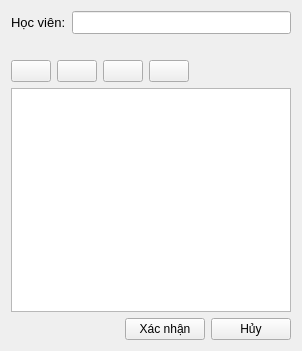
<?xml version="1.0" encoding="UTF-8"?>
<ui version="4.0">
 <class>StudentWidget</class>
 <widget class="QWidget" name="StudentWidget">
  <property name="geometry">
   <rect>
    <x>0</x>
    <y>0</y>
    <width>302</width>
    <height>351</height>
   </rect>
  </property>
  <property name="windowTitle">
   <string>StudentWidget</string>
  </property>
  <layout class="QGridLayout" name="gridLayout_2">
   <item row="0" column="0">
    <layout class="QGridLayout" name="gridLayout">
     <item row="0" column="0">
      <widget class="QLabel" name="studentLbl">
       <property name="font">
        <font>
         <pointsize>10</pointsize>
        </font>
       </property>
       <property name="text">
        <string>Học viên:</string>
       </property>
      </widget>
     </item>
     <item row="0" column="1">
      <widget class="QLineEdit" name="studentLedr">
       <property name="font">
        <font>
         <pointsize>10</pointsize>
        </font>
       </property>
      </widget>
     </item>
     <item row="1" column="1">
      <layout class="QHBoxLayout" name="horizontalLayout_3">
       <item>
        <widget class="QLabel" name="actionNameLbl">
         <property name="font">
          <font>
           <weight>75</weight>
           <bold>true</bold>
          </font>
         </property>
         <property name="text">
          <string/>
         </property>
        </widget>
       </item>
       <item>
        <widget class="QLabel" name="messageLbl">
         <property name="sizePolicy">
          <sizepolicy hsizetype="Expanding" vsizetype="Preferred">
           <horstretch>0</horstretch>
           <verstretch>0</verstretch>
          </sizepolicy>
         </property>
         <property name="text">
          <string/>
         </property>
        </widget>
       </item>
      </layout>
     </item>
    </layout>
   </item>
   <item row="1" column="0">
    <layout class="QHBoxLayout" name="horizontalLayout">
     <item>
      <widget class="QPushButton" name="importBtn">
       <property name="text">
        <string/>
       </property>
       <property name="icon">
        <iconset resource="TeachingAssistant.qrc">
         <normaloff>:/Resources/import.svg</normaloff>:/Resources/import.svg</iconset>
       </property>
      </widget>
     </item>
     <item>
      <widget class="QPushButton" name="addBtn">
       <property name="text">
        <string/>
       </property>
       <property name="icon">
        <iconset resource="TeachingAssistant.qrc">
         <normaloff>:/Resources/add.svg</normaloff>:/Resources/add.svg</iconset>
       </property>
      </widget>
     </item>
     <item>
      <widget class="QPushButton" name="editBtn">
       <property name="text">
        <string/>
       </property>
       <property name="icon">
        <iconset resource="TeachingAssistant.qrc">
         <normaloff>:/Resources/edit.svg</normaloff>:/Resources/edit.svg</iconset>
       </property>
      </widget>
     </item>
     <item>
      <widget class="QPushButton" name="removeBtn">
       <property name="text">
        <string/>
       </property>
       <property name="icon">
        <iconset resource="TeachingAssistant.qrc">
         <normaloff>:/Resources/remove.svg</normaloff>:/Resources/remove.svg</iconset>
       </property>
      </widget>
     </item>
     <item>
      <spacer name="horizontalSpacer_2">
       <property name="orientation">
        <enum>Qt::Horizontal</enum>
       </property>
       <property name="sizeHint" stdset="0">
        <size>
         <width>40</width>
         <height>20</height>
        </size>
       </property>
      </spacer>
     </item>
    </layout>
   </item>
   <item row="2" column="0">
    <widget class="QTableWidget" name="tableWidget">
     <property name="editTriggers">
      <set>QAbstractItemView::NoEditTriggers</set>
     </property>
     <property name="selectionMode">
      <enum>QAbstractItemView::SingleSelection</enum>
     </property>
     <property name="selectionBehavior">
      <enum>QAbstractItemView::SelectRows</enum>
     </property>
    </widget>
   </item>
   <item row="3" column="0">
    <layout class="QHBoxLayout" name="horizontalLayout_4">
     <item>
      <spacer name="horizontalSpacer">
       <property name="orientation">
        <enum>Qt::Horizontal</enum>
       </property>
       <property name="sizeHint" stdset="0">
        <size>
         <width>40</width>
         <height>20</height>
        </size>
       </property>
      </spacer>
     </item>
     <item>
      <widget class="QPushButton" name="applyBtn">
       <property name="text">
        <string>Xác nhận</string>
       </property>
       <property name="icon">
        <iconset resource="TeachingAssistant.qrc">
         <normaloff>:/Resources/apply.svg</normaloff>:/Resources/apply.svg</iconset>
       </property>
      </widget>
     </item>
     <item>
      <widget class="QPushButton" name="cancelBtn">
       <property name="text">
        <string>Hủy</string>
       </property>
       <property name="icon">
        <iconset resource="TeachingAssistant.qrc">
         <normaloff>:/Resources/cancel.svg</normaloff>:/Resources/cancel.svg</iconset>
       </property>
      </widget>
     </item>
    </layout>
   </item>
  </layout>
 </widget>
 <layoutdefault spacing="6" margin="11"/>
 <resources>
  <include location="TeachingAssistant.qrc"/>
 </resources>
 <connections/>
</ui>
